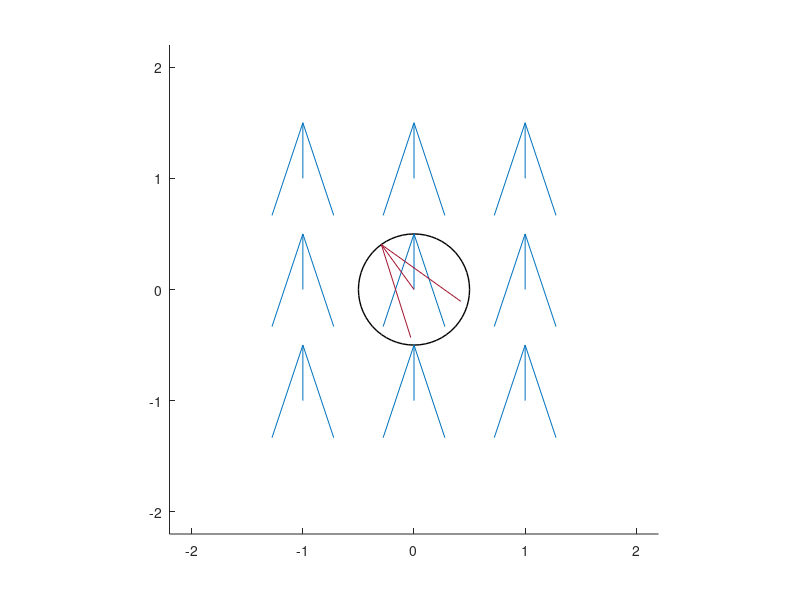

MATLAB code to generate this figure:
function elrofg()
%An arrow spinning, -> show torque

fg = figure('Name', 'Elro Visualization', 'Color', [1 1 1]);
ax = axes(fg);

%Number of field arrows on each side
nf = 1;
[x,y] = meshgrid(-nf:nf, -nf:nf);
z = ones(nf*2+1);
uu = zeros(nf*2+1);
vv = zeros(nf*2+1);
xlim(ax, 1.1 * (nf+1) * [-1 1]);
ylim(ax, 1.1 * (nf+1) * [-1 1]);
axis(ax, 'square');
hold(ax, 'on');

dt = 0.01; %Time sampling rate; arrows spin at 1Hz

tlag = 0.1; %Time lag of induced dipole

ar = []; %Field lines
ar2 = []; %Induced dipole

rectangle('Position', [-1 -1 2 2]*.5, 'Curvature', 1, 'EdgeColor', [0 0 0], 'LineWidth', 1)

for i = 0:dt:3
    %Delete previous quiver [cou  ld update XUVData instead, but eh]
    delete(ar);
    delete(ar2);
    
    %Calculate new field position
    u = sin(2*pi*i)/2;
    v = cos(2*pi*i)/2;
    
    %Lagging arrow direction
    u2 = sin(2*pi*(i-tlag))/2;
    v2 = cos(2*pi*(i-tlag))/2;
    %For some reason, this single arrow head's scale is wonky if it's just one arrow,
    % so make it the same size as regular u/v
    uu(nf+1,nf+1) = u2;
    vv(nf+1,nf+1) = v2;
    
    %e.g. for electro trapping, modulate amp by abs sin x
%     u = u * abs(u);
%     v = v * abs(u);
    
    ar = quiver(x,y,u*z,v*z,0, 'Color', [0 0.447 0.741], 'AutoScale', 'off', 'MaxHeadSize', 1 );%@lines, 1st
    ar2 = quiver(x,y,uu,vv,0, 'Color', [0.635 0.078 0.184], 'AutoScale', 'off', 'MaxHeadSize', 1); %@lines, 7th
    pause(.01)
end